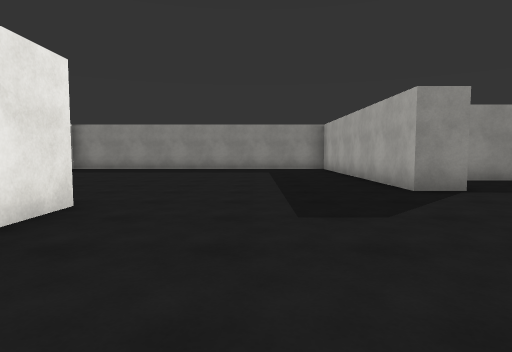
[1] (above)

23 first-person views from a walk through a 3-D level made in the Unity game engine. The camera is 1.2 m above the floor, tilts 4° down and sees 75° across. The floor is counted in squares, 1.8 m on a side. Each view is taken from the middle of a square. On the plan, view 1 faces up. The plan holds only what a view shows up to about 10 squares ahead; the rest is blank. The place goes on beyond the plan. The player character is not drawn. Surface patterns are stand-ins for the level's own textures.

[2]
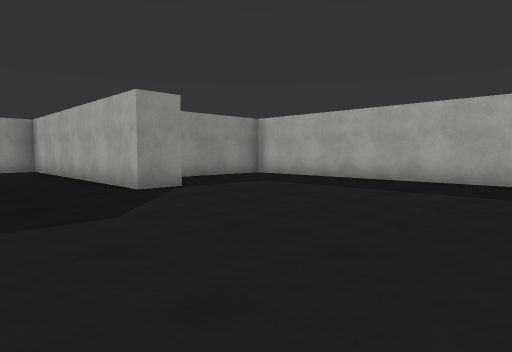

[3]
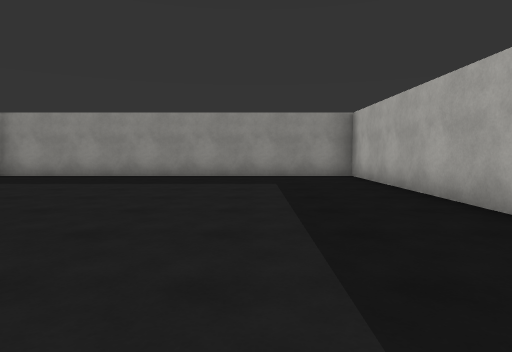

[4]
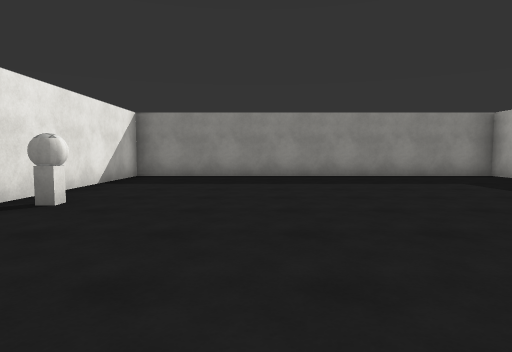

[5]
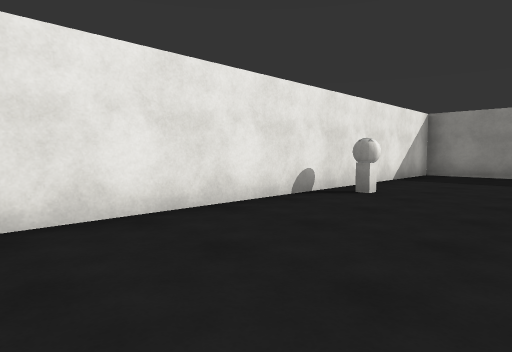

[6]
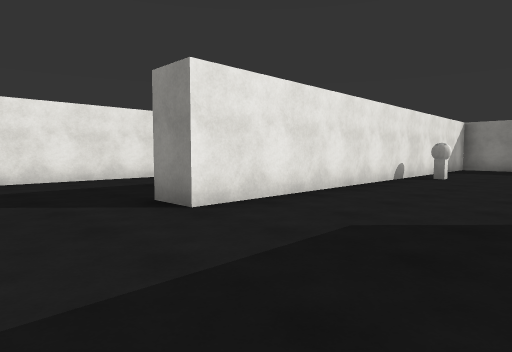

[7]
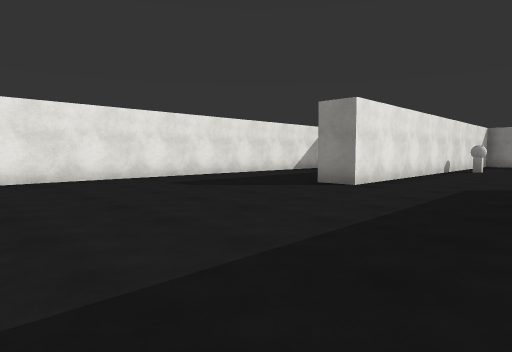

[8]
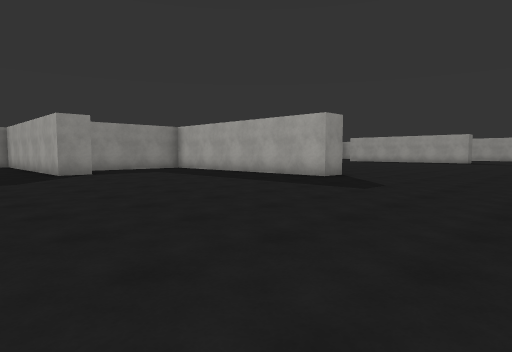

[9]
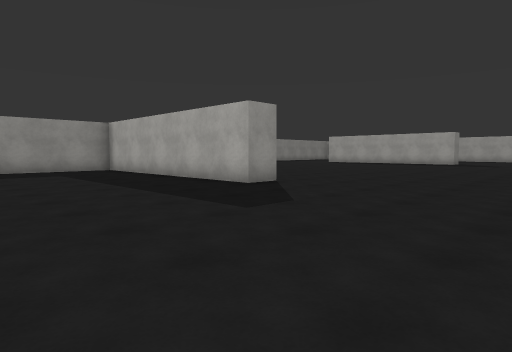

[10]
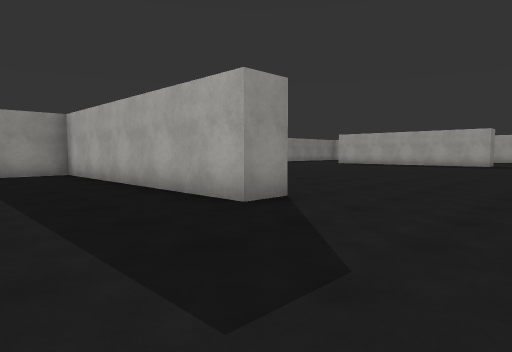

[11]
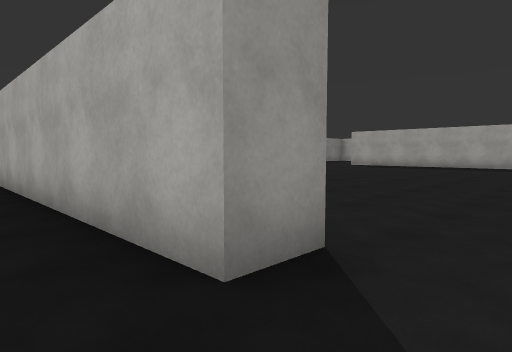

[12]
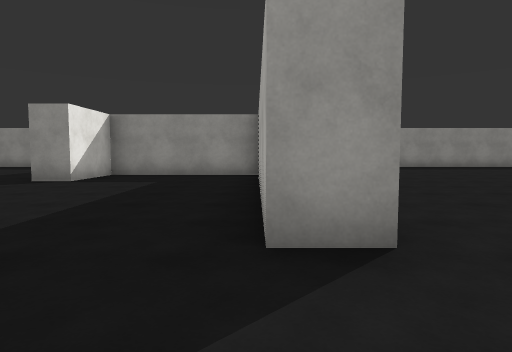

[13]
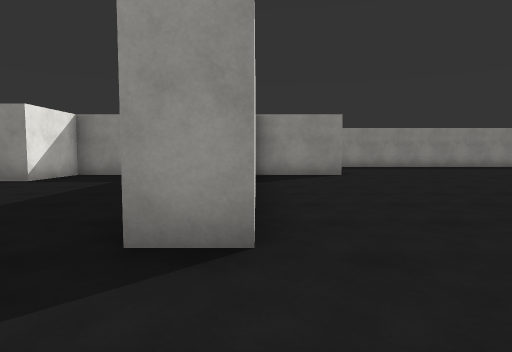

[14]
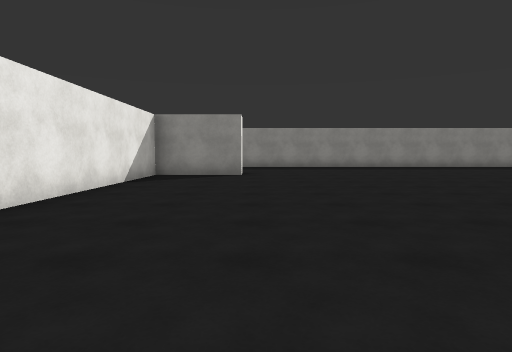

[15]
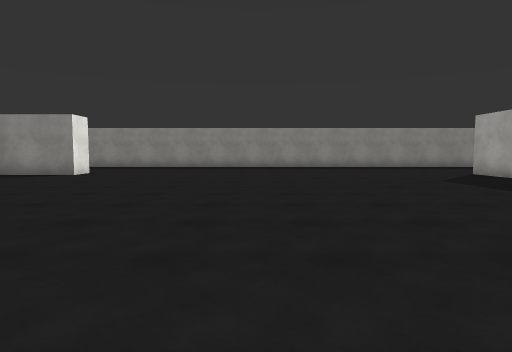

[16]
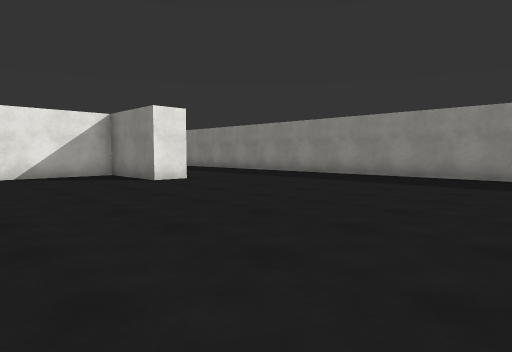

[17]
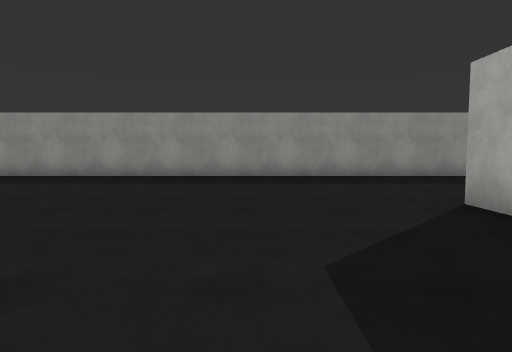

[18]
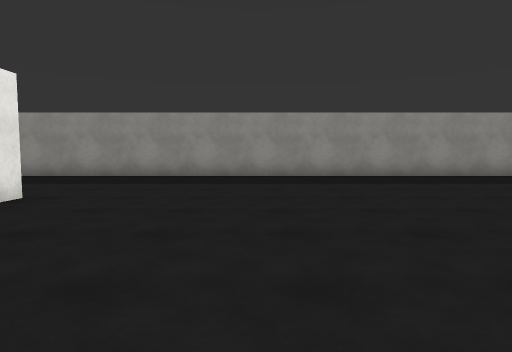

[19]
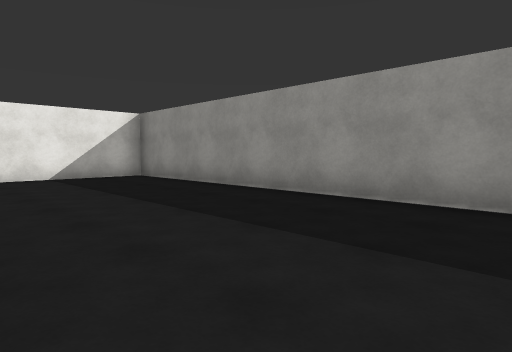

[20]
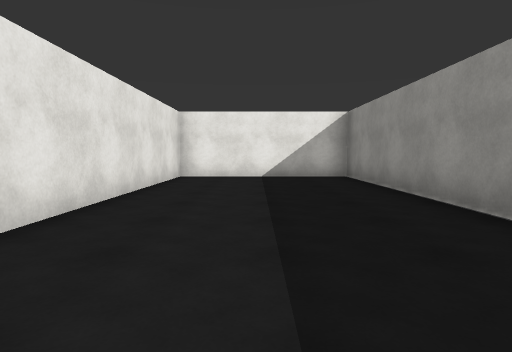

[21]
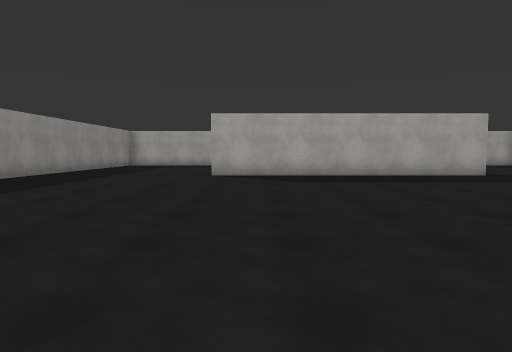

[22]
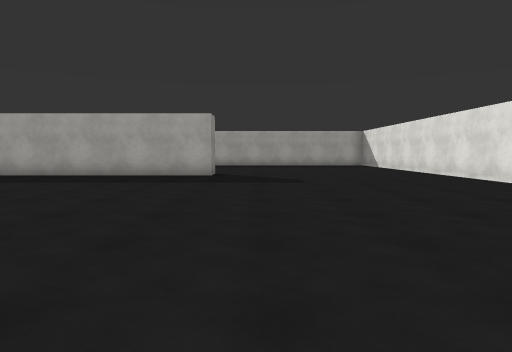

[23]
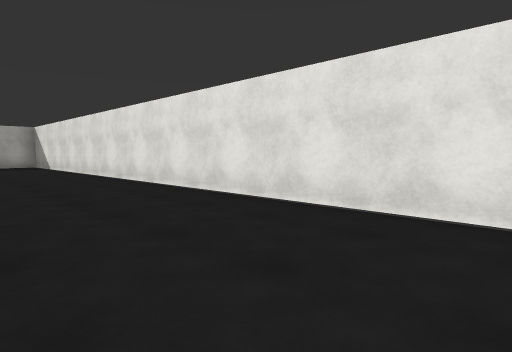

### Floor plan
Points are (right, up) in squares from view 1. A wall is a line through its corners. A room is listed if a view was taken in it or the views show most of it. See-through windows are left out.
Room 1 (views 1, 2, 3, 4, 5, 6, 7, 8, 9, 10, 11, 12, 13, 14, 15, 16, 17, 18, 19, 20, 21, 22, 23)
walls: (9, 0.3) (8.1, 0.3) (8.1, 8) (3.7, 8) (3.7, 5.8) (2.8, 5.8) (2.8, 13.5) (-7.4, 13.5) (-7.4, 1.3) (-8.4, 1.3); (11.6, 9) (11.6, 8) (9, 8) (9, 1.9); (-2.3, 4.2) (-2.3, 2.9); (14.4, -6.6) (24.5, -6.6); (23.7, 0.2) (23.7, 8.4); (24.5, 13.5) (3.7, 13.5) (3.7, 8.9) (10.4, 8.9)
objects: other object (-7, 8)

Where each view was taken, in squares from view 1:
view 1: 0 up, 0 right, facing up
view 2: 0 up, 0 right, facing up-right
view 3: 4 up, 0 right, facing up
view 4: 4 up, 4 left, facing up
view 5: 3 up, 4 left, facing up-left
view 6: 1 down, 4 left, facing up-left
view 7: 5 down, 4 left, facing up-left
view 8: 5 down, 0 right, facing up-right
view 9: 5 down, 3 right, facing up-right
view 10: 3 down, 5 right, facing up-right
view 11: 1 down, 7 right, facing up-right
view 12: 2 down, 8 right, facing up
view 13: 2 down, 9 right, facing up
view 14: 2 down, 12 right, facing up
view 15: 2 down, 17 right, facing up
view 16: 4 up, 19 right, facing up-left
view 17: 4 up, 21 right, facing up
view 18: 4 up, 15 right, facing up
view 19: 9 up, 13 right, facing up-left
view 20: 11 up, 13 right, facing left
view 21: 7 up, 14 right, facing right
view 22: 1 down, 14 right, facing right
view 23: 3 down, 14 right, facing down-right
